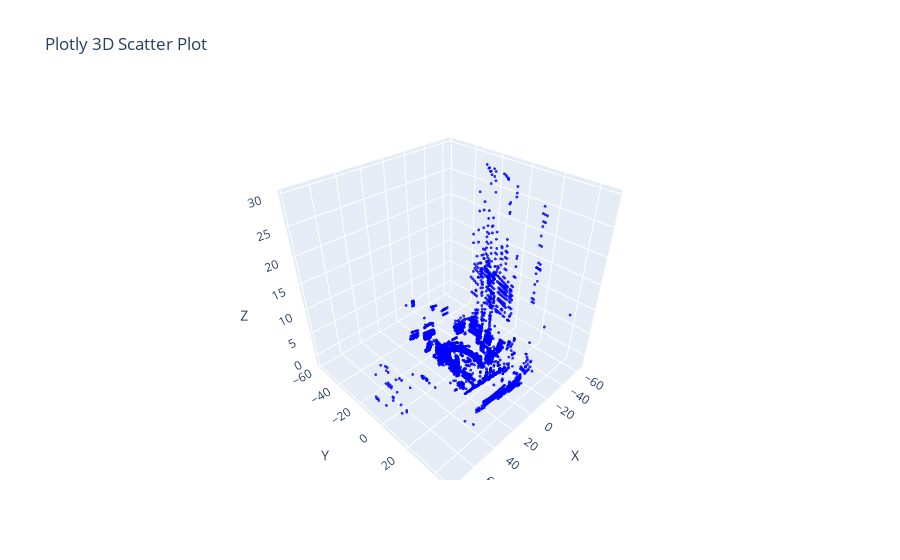

Write notebook code for a chart like this one.
### Markdown cell above
# 3D and 2D Plot visualisation

### Code cell
import numpy as np 
import matplotlib.pyplot as plt 
from mpl_toolkits.mplot3d import Axes3D 
import plotly.graph_objs as go 
import matplotlib.pyplot as plt
from mpl_toolkits.mplot3d import Axes3D
import plotly.graph_objs as go
from sklearn.cluster import KMeans
from sklearn.metrics import silhouette_score
 
# Assuming lidar_positions is your numpy array of shape [n, 3] 
# Replace it with your actual data 
lidar_positions = np.load("1706255123.300333.npy")  # Example random lidar positions 
 
# Matplotlib 3D plot 
fig = plt.figure() 
ax = fig.add_subplot(111, projection='3d') 
ax.scatter(lidar_positions[:, 0], lidar_positions[:, 1], lidar_positions[:, 2], s=1) 
ax.set_xlabel('X') 
ax.set_ylabel('Y') 
ax.set_zlabel('Z') 
ax.set_title('Matplotlib 3D Scatter Plot') 
plt.show() 
 
# Matplotlib 2D plot 
fig = plt.figure() 
ax = fig.add_subplot() 
ax.scatter(lidar_positions[:, 0], lidar_positions[:, 1], s=1) 
ax.set_xlabel('X') 
ax.set_ylabel('Y') 
ax.set_title('Matplotlib 3D Scatter Plot') 
plt.show() 
 
# Matplotlib 2D plot 
fig = plt.figure() 
ax = fig.add_subplot() 
ax.scatter(lidar_positions[:, 0], lidar_positions[:, 1], s=1) 
ax.set_xlabel('X') 
ax.set_ylabel('Y') 
ax.set_xlim((-5, 5)) 
ax.set_ylim((-5, 5)) 
ax.set_title('Matplotlib 3D Scatter Plot') 
plt.show() 
 
# Plotly 3D plot 
trace = go.Scatter3d( 
    x=lidar_positions[:, 0], 
    y=lidar_positions[:, 1], 
    z=lidar_positions[:, 2], 
    mode='markers', 
    marker=dict( 
        size=1, 
        color='rgb(0, 0, 255)', 
        opacity=0.8 
    ) 
) 
 
layout = go.Layout( 
    title='Plotly 3D Scatter Plot', 
    scene=dict( 
        xaxis=dict(title='X'), 
        yaxis=dict(title='Y'), 
        zaxis=dict(title='Z') 
    ) 
) 
 
fig = go.Figure(data=[trace], layout=layout) 
fig.show()

### Figure 1 — Plotly figure (JSON) as saved in the notebook; plotly's stock layout.template omitted (floating-point values rounded to 4 significant figures; data arrays with more than 128 entries replaced by an {"elided": "..."} marker saying what was removed)
{"data": [{"marker": {"color": "rgb(0, 0, 255)", "opacity": 0.8, "size": 1}, "mode": "markers", "type": "scatter3d", "x": {"elided": "19872 float values"}, "y": {"elided": "19872 float values"}, "z": {"elided": "19872 float values"}}], "layout": {"scene": {"xaxis": {"title": {"text": "X"}}, "yaxis": {"title": {"text": "Y"}}, "zaxis": {"title": {"text": "Z"}}}, "title": {"text": "Plotly 3D Scatter Plot"}}}
